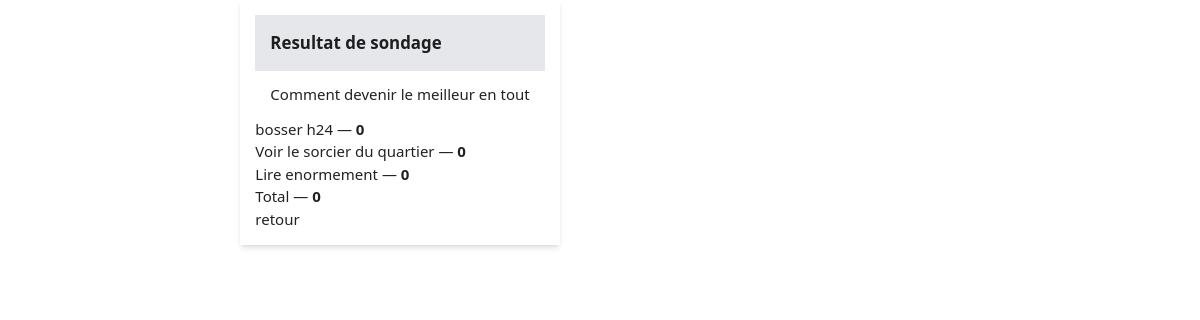
The app's page /sondage/results/5/ (signed in) with its own data.
### Sondage/models.py (models this page shows, shortened)
class Sondagechoix(models.Model):
    question = models.TextField()
    option_one = models.CharField(max_length=30)
    option_two = models.CharField(max_length=30)
    option_three = models.CharField(max_length=30)
    option_one_count = models.IntegerField(default=0)
    option_two_count = models.IntegerField(default=0)
    option_three_count = models.IntegerField(default=0)
    def total(self):
        return self.option_one_count + self.option_two_count + self.option_three_count

### Sondage/views.py (the view)
# urls.py: path('results/<int:poll_id>/', views.results, name='results'),
@login_required
def results(request, poll_id):
    poll = get_object_or_404(Sondagechoix, pk=poll_id)
    return render(request, 'polls/results.html', {'poll': poll})

### templates/polls/results.html (shortened to what this page needs)
{% extends 'base/base.html' %}
{% block content %}
<div class="grid grid-cols-12">
    <div class="col-span-8 mx-auto">
        <div class="bg-white shadow-md p-4">
            <div class="bg-gray-200 p-4">
                <h3 class="text-lg font-semibold">Resultat de sondage</h3>
            </div>
            <div class="p-4">
                <h3>{{ poll.question }}</h3>
            </div>
            <ul class="list-group">
                <li class="list-group-item">{{ poll.option_one }} &mdash; <strong>{{ poll.option_one_count }}</strong></li>
                <li class="list-group-item">{{ poll.option_two }} &mdash; <strong>{{ poll.option_two_count }}</strong></li>
                <li class="list-group-item">{{ poll.option_three }} &mdash; <strong>{{ poll.option_three_count }}</strong></li>
            </ul>
            <div class="panel-footer">
                Total &mdash; <strong>{{ poll.total }}</strong>
            </div>
            <div>
                <a href="{% url 'sondages:index' %}"> retour</a>
            </div>
        </div>
    </div>
</div>
{% endblock %}

### records on screen
Sondagechoix: question "Comment devenir le meilleur en tout", option_one "bosser h24", option_one_count "0", option_two "Voir le sorcier du quartier", option_two_count "0", option_three "Lire enormement", option_three_count "0", total "0"
